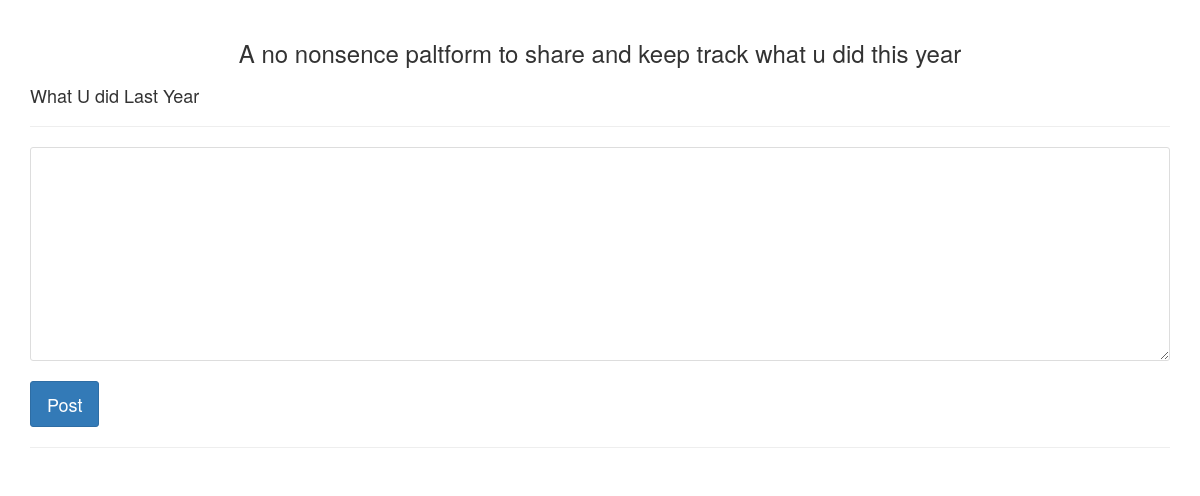
The app's page /, older data.
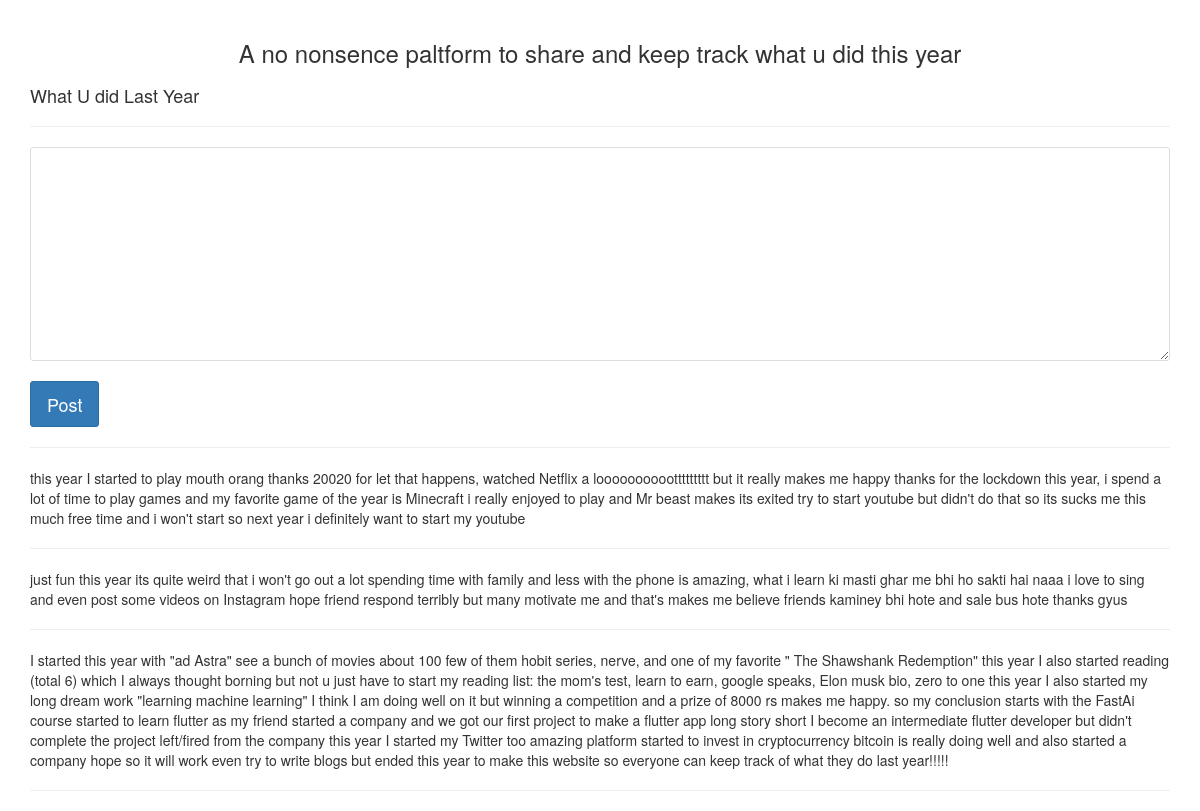
The same page, newer data.
### store/models.py (models this page shows, shortened)
class Blog(models.Model):
    body = models.TextField()
    created = models.DateTimeField(auto_now_add=True)
    points = models.IntegerField(blank=True, null=True)
    totalComments = models.IntegerField(blank=True, null=True, default=0)

### store/views.py (the view, shortened to what this page needs)
# urls.py: path('', views.blog, name="blog"),
def blog(request):
    blogs = Blog.objects.all().order_by('-created')
    comments = Comment.objects.all()
    context = {'forms': BlogForm, 'blogs': blogs, 'comments': comments}
    return render(request, 'blog.html', context)

### store/templates/blog.html (shortened to what this page needs)
{% load static %}
<!DOCTYPE html>
<html lang="en">
<head>
    <link rel="stylesheet" href="https://maxcdn.bootstrapcdn.com/bootstrap/3.3.7/css/bootstrap.min.css">
    <link rel="stylesheet" href="{% static 'css/user.css' %}">
</head>
<body>
    <div class="text-center">
        <br>
        <H3>A no nonsence paltform to share and keep track what u did this year</H3>
    </div>
    <div class="container">
        <H4>What U did Last Year</H4>
        <hr>
        <form method="POST">
            {% for field in forms %}
            {{field}}
            {% endfor %}
            <br>
            <button class="btn btn-primary btn-lg">Post</button>
        </form>
    </div>
    <div class="container">
        <hr>
        {% for blog in blogs %}
        {{blog.body}}
        <hr>
        {% endfor %}
    </div>
</body>
</html>

Row changes from the older to the newer data that the page shows:
added Blog: body "this year I started to play mouth orang thanks 20020 for let that happens, watched Netflix a loooooooooottttttttt but it really makes me happy thanks for the lockdown this year, i spend a lot of time to play games and my favorite game of the year is Minecraft i really enjoyed to play and Mr beast makes its exited try to start youtube but didn't do that so its sucks me this much free time and i won't start so next year i definitely want to start my youtube"
added Blog: body "just fun this year its quite weird that i won't go out a lot spending time with family and less with the phone is amazing, what i learn ki masti ghar me bhi ho sakti hai naaa i love to sing and even post some videos on Instagram hope friend respond terribly but many motivate me and that's makes me believe friends kaminey bhi hote and sale bus hote thanks gyus"
added Blog: body "I started this year with \"ad Astra\" see a bunch of movies about 100 few of them hobit series, nerve, and one of my favorite \" The Shawshank Redemption\" this year I also started reading (total 6) which I always thought borning but not u just have to start my reading list: the mom's test, learn to earn, google speaks, Elon musk bio, zero to one this year I also started my long dream work \"learning machine learning\" I think I am doing well on it but winning a competition and a prize of 8000 rs makes me happy. so my conclusion starts with the FastAi course started to learn flutter as my friend started a company and we got our first project to make a flutter app long story short I become an…"
